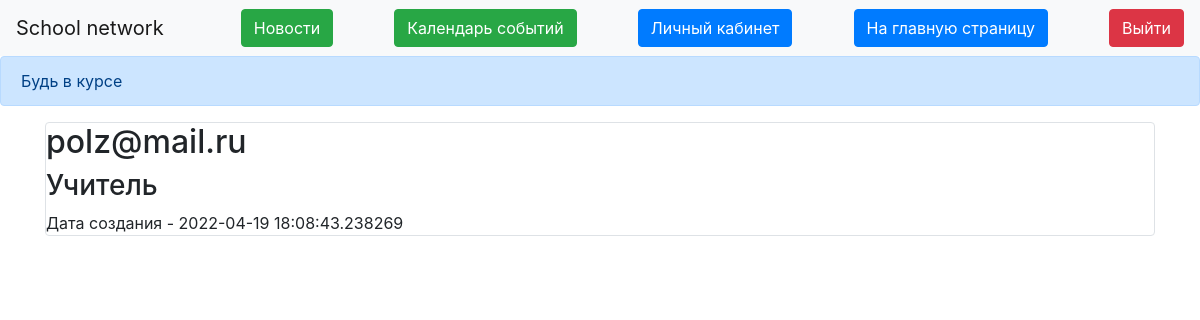
/user (signed in), run on the app's committed database.
### data/users.py (models this page shows, shortened)
class User(SqlAlchemyBase, UserMixin):
    __tablename__ = 'users'
    id = sqlalchemy.Column(sqlalchemy.Integer,
                           primary_key=True, autoincrement=True)
    name = sqlalchemy.Column(sqlalchemy.String, nullable=True)
    about = sqlalchemy.Column(sqlalchemy.String, nullable=True)
    email = sqlalchemy.Column(sqlalchemy.String,
                              index=True, unique=True, nullable=True)
    hashed_password = sqlalchemy.Column(sqlalchemy.String, nullable=True)
    created_date = sqlalchemy.Column(sqlalchemy.DateTime,
                                     default=datetime.datetime.now)
    is_teacher = sqlalchemy.Column(sqlalchemy.Boolean, default=True)
    news = orm.relation("News", back_populates='user')

### main.py (the view)
@app.route("/user")
def users():
    db_session.global_init("db/blogs.db")
    db_sess = db_session.create_session()
    user = db_sess.query(User).filter(User.id == current_user.id)
    return render_template("user.html", user=user)

### data/db_session.py (called while the page is built, shortened)
def global_init(db_file):
    global __factory
    if __factory:
        return

def create_session() -> Session:
    global __factory
    return __factory()

### main.py (called while the page is built)
@login_manager.user_loader
def load_user(user_id):
    db_sess = db_session.create_session()
    return db_sess.query(User).get(user_id)

### templates/user.html (shortened to what this page needs)
{% extends "base.html" %}
{% block content %}
{% for item in user%}
<div class="col-md6 border rounded">
    <h2>{{item.name}}</h2>
    <div>
        {%if item.is_teacher == True%}
        <h3>Учитель</h3>
        {%endif%}
        Дата cоздания - {{item.created_date}}
    </div>
</div>
{% endfor %}
{% endblock %}

### data on the page
User: name "polz@mail.ru", is_teacher "Учитель", created_date "2022-04-19 18:08:43.238269"
